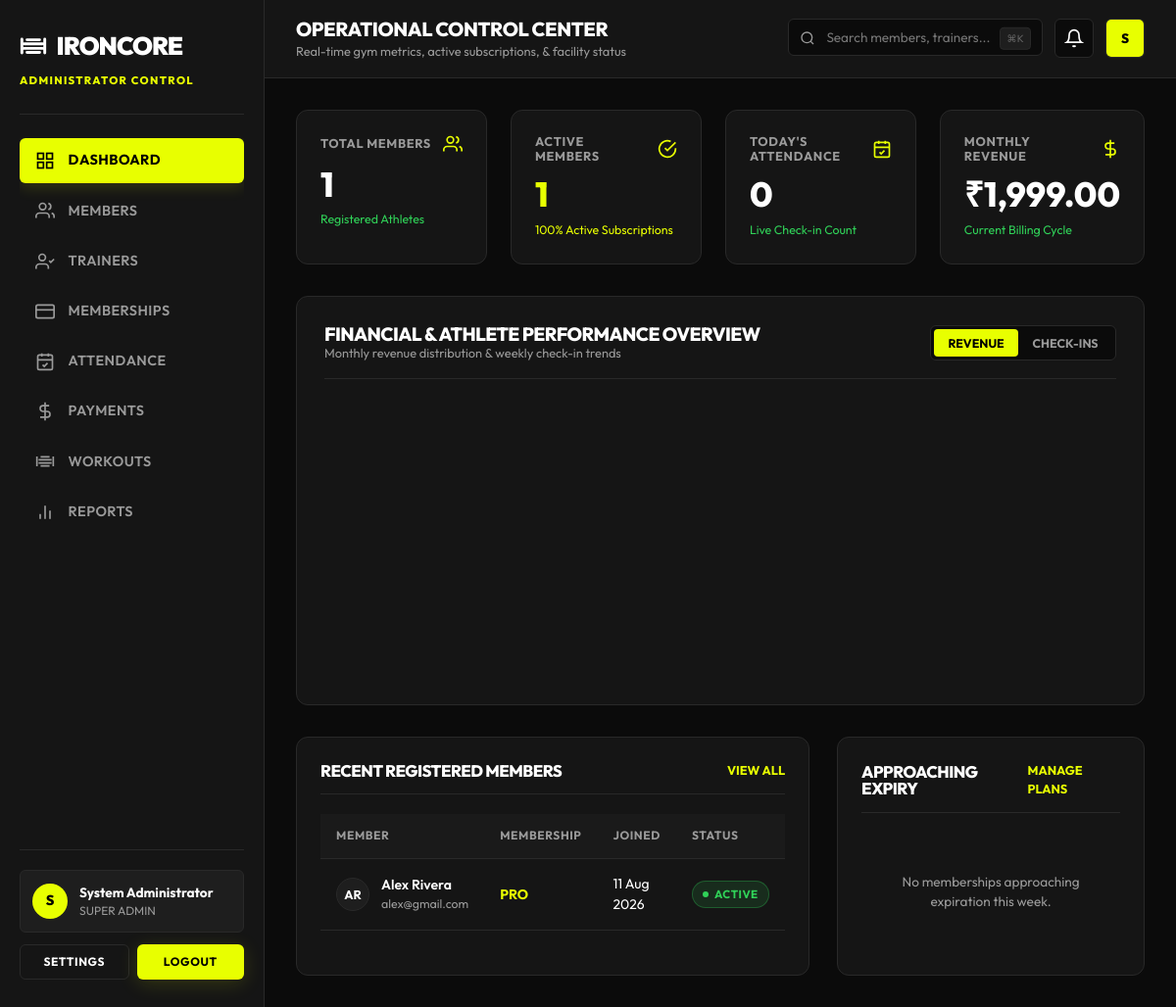
/admin/index.php (signed in), run on the app's committed database.
### tables this page shows
CREATE TABLE IF NOT EXISTS `members` (
    `id` INT AUTO_INCREMENT PRIMARY KEY,
    `user_id` INT NOT NULL UNIQUE,
    `assigned_trainer_id` INT NULL,
    `phone` VARCHAR(20) NULL,
    `emergency_contact` VARCHAR(100) NULL,
    `gender` ENUM('male', 'female', 'other') NULL,
    `dob` DATE NULL,
    `address` TEXT NULL,
    `join_date` DATE NOT NULL,
    `created_at` TIMESTAMP DEFAULT CURRENT_TIMESTAMP,
    FOREIGN KEY (`user_id`) REFERENCES `users`(`id`) ON DELETE CASCADE,
    FOREIGN KEY (`assigned_trainer_id`) REFERENCES `trainers`(`id`) ON DELETE SET NULL,
    INDEX `idx_assigned_trainer` (`assigned_trainer_id`)
);

CREATE TABLE IF NOT EXISTS `users` (
    `id` INT AUTO_INCREMENT PRIMARY KEY,
    `full_name` VARCHAR(100) NOT NULL,
    `username` VARCHAR(50) NOT NULL UNIQUE,
    `email` VARCHAR(150) NOT NULL UNIQUE,
    `password_hash` VARCHAR(255) NOT NULL,
    `role` ENUM('admin', 'trainer', 'member') NOT NULL DEFAULT 'member',
    `avatar` VARCHAR(255) NULL,
    `status` ENUM('active', 'inactive', 'suspended') NOT NULL DEFAULT 'active',
    `created_at` TIMESTAMP DEFAULT CURRENT_TIMESTAMP,
    `updated_at` TIMESTAMP DEFAULT CURRENT_TIMESTAMP ON UPDATE CURRENT_TIMESTAMP,
    INDEX `idx_username` (`username`),
    INDEX `idx_email` (`email`),
    INDEX `idx_role` (`role`)
);

### public/admin/index.php (called while the page is built, shortened)
<?php
require_once __DIR__ . '/../../app/views/admin/index.php';

### app/config/database.php (called while the page is built, shortened)
<?php
class Database {
    private static ?PDO $instance = null;
    public static function getInstance(): PDO {
        if (self::$instance === null) {
            $host = getenv('DB_HOST') ?: '127.0.0.1';
            $port = getenv('DB_PORT') ?: '3306';
            $db   = getenv('DB_NAME') ?: 'ironcore_gym';
            $user = getenv('DB_USER') ?: 'root';
            $pass = getenv('DB_PASS') ?: '';
            $charset = 'utf8mb4';
            $dsn = "mysql:host={$host};port={$port};dbname={$db};charset={$charset}";
            $options = [
                PDO::ATTR_ERRMODE            => PDO::ERRMODE_EXCEPTION,
                PDO::ATTR_DEFAULT_FETCH_MODE => PDO::FETCH_ASSOC,
                PDO::ATTR_EMULATE_PREPARES   => false,
            ];
            try {
                self::$instance = new PDO($dsn, $user, $pass, $options);
            } catch (PDOException $e) {
                if (defined('STORAGE_PATH')) {
                    error_log("[" . date('Y-m-d H:i:s') . "] DB Connection Error: " . $e->getMessage() . "\n", 3, STORAGE_PATH . '/logs/app.log');
                }
                if (APP_DEBUG) {
                    throw new Exception("Database Connection Failed: " . $e->getMessage());
                } else {
                    die("Database connection error. Please contact system administrator.");
                }
            }
        }
        return self::$instance;
    }
}

### app/services/GymManagementService.php (called while the page is built, shortened)
<?php
require_once __DIR__ . '/../config/database.php';
class GymManagementService {
    private PDO $db;
    public function __construct() {
        $this->db = Database::getInstance();
    }
    public function dashboardStats(): array {
        $totalMembers = (int) $this->db->query("SELECT COUNT(*) FROM members")->fetchColumn();
        $activeMembers = (int) $this->db->query("
            SELECT COUNT(*) FROM members m
            JOIN users u ON u.id = m.user_id
            WHERE u.status = 'active'
        ")->fetchColumn();
        $todayAttendance = (int) $this->db->query("
            SELECT COUNT(*) FROM attendance
            WHERE date = CURDATE()
        ")->fetchColumn();
        $rawRevenue = (float) $this->db->query("
            SELECT COALESCE(SUM(amount), 0) FROM payments
            WHERE status = 'paid'
            AND MONTH(payment_date) = MONTH(CURDATE())
            AND YEAR(payment_date) = YEAR(CURDATE())
        ")->fetchColumn();
        $formattedRevenue = ($rawRevenue >= 100000)
            ? number_format($rawRevenue / 100000, 2) . 'L'
            : number_format($rawRevenue, 2);
        $activePct = ($totalMembers > 0) ? round(($activeMembers / $totalMembers) * 100, 1) : 0;
        return [
            'total_members'     => $totalMembers,
            'active_members'    => $activeMembers,
            'today_attendance'  => $todayAttendance,
            'monthly_revenue'   => $formattedRevenue,
            'monthly_revenue_raw' => $rawRevenue,
            'active_pct'        => $activePct
        ];
    }
    public function recentMembers(int $limit = 5): array {
        $stmt = $this->db->prepare("
            SELECT m.id, m.user_id, m.phone, m.join_date, u.full_name, u.email, u.status,
                   p.title as plan_title, s.status as subscription_status
            FROM members m
            JOIN users u ON u.id = m.user_id
            LEFT JOIN subscriptions s ON s.member_id = m.id AND s.id = (
                SELECT MAX(s2.id) FROM subscriptions s2 WHERE s2.member_id = m.id
            )
            LEFT JOIN membership_plans p ON p.id = s.plan_id
            ORDER BY m.id DESC
            LIMIT :lim
        ");
        $stmt->bindValue(':lim', $limit, PDO::PARAM_INT);
        $stmt->execute();
        return $stmt->fetchAll();
    }
}

### app/helpers/security.php (called while the page is built, shortened)
<?php
if (!function_exists('e')) {
    function e(?string $string): string {
        return htmlspecialchars($string ?? '', ENT_QUOTES | ENT_SUBSTITUTE, 'UTF-8');
    }
}

### app/views/admin/index.php (the view, shortened to what this page needs)
<?php
require_once __DIR__ . '/../../helpers/security.php';
require_once __DIR__ . '/../../services/GymManagementService.php';
$svc = new GymManagementService();
$stats = $svc->dashboardStats();
$recentMembers = $svc->recentMembers(5);
?>
<!DOCTYPE html>
<html lang="en">
<head>
  <link rel="stylesheet" href="/assets/css/style.css">
  <link rel="stylesheet" href="/assets/css/dashboard.css">
  <link rel="stylesheet" href="/assets/css/responsive.css">
</head>
<body style="background-color: var(--color-bg);">
  <div class="dashboard-shell">
    <?php
    require_once __DIR__ . '/../layouts/admin_nav.php';
    ?>
      <main class="dashboard-body">
        <section class="kpi-grid">
          <div class="kpi-card">
            <div class="kpi-header">
              <span class="kpi-title">Total Members</span>
              <svg class="kpi-icon" viewBox="0 0 24 24" fill="none" stroke="currentColor" stroke-width="2"><path d="M17 21v-2a4 4 0 0 0-4-4H5a4 4 0 0 0-4 4v2"/><circle cx="9" cy="7" r="4"/><path d="M23 21v-2a4 4 0 0 0-3-3.87"/><path d="M16 3.13a4 4 0 0 1 0 7.75"/></svg>
            </div>
            <div class="kpi-value"><?= e($stats['total_members']) ?></div>
            <div class="kpi-foot">
              <span>Registered Athletes</span>
            </div>
          </div>
          <div class="kpi-card">
            <div class="kpi-header">
              <span class="kpi-title">Active Members</span>
              <svg class="kpi-icon" viewBox="0 0 24 24" fill="none" stroke="currentColor" stroke-width="2"><path d="M22 11.08V12a10 10 0 1 1-5.93-9.14"/><polyline points="22 4 12 14.01 9 11.01"/></svg>
            </div>
            <div class="kpi-value" style="color: var(--color-accent);"><?= e($stats['active_members']) ?></div>
            <div class="kpi-foot" style="color: var(--color-accent);">
              <span><?= e($stats['active_pct']) ?>% Active Subscriptions</span>
            </div>
          </div>
          <div class="kpi-card">
            <div class="kpi-header">
              <span class="kpi-title">Today's Attendance</span>
              <svg class="kpi-icon" viewBox="0 0 24 24" fill="none" stroke="currentColor" stroke-width="2"><rect x="3" y="4" width="18" height="18" rx="2"/><path d="M16 2v4M8 2v4M3 10h18"/><polyline points="9 16 11 18 15 14"/></svg>
            </div>
            <div class="kpi-value"><?= e($stats['today_attendance']) ?></div>
            <div class="kpi-foot">
              <span>Live Check-in Count</span>
            </div>
          </div>
          <div class="kpi-card">
            <div class="kpi-header">
              <span class="kpi-title">Monthly Revenue</span>
              <svg class="kpi-icon" viewBox="0 0 24 24" fill="none" stroke="currentColor" stroke-width="2"><line x1="12" y1="1" x2="12" y2="23"/><path d="M17 5H9.5a3.5 3.5 0 0 0 0 7h5a3.5 3.5 0 0 1 0 7H6"/></svg>
            </div>
            <div class="kpi-value">₹<?= e($stats['monthly_revenue']) ?></div>
            <div class="kpi-foot">
              <span>Current Billing Cycle</span>
            </div>
          </div>
        </section>
        <section class="chart-section-card">
          <div class="chart-card-header">
            <div class="chart-title-area">
              <h2>FINANCIAL & ATHLETE PERFORMANCE OVERVIEW</h2>
              <p>Monthly revenue distribution & weekly check-in trends</p>
            </div>
            <div class="chart-controls">
              <div class="chart-view-switch">
                <button class="switch-btn active" data-view="revenue">REVENUE</button>
                <button class="switch-btn" data-view="attendance">CHECK-INS</button>
              </div>
            </div>
          </div>
          <div class="svg-chart-wrapper" id="admin-chart-svg">
          </div>
        </section>
        <div class="dashboard-split-grid">
          <section class="panel-card">
            <div class="panel-header">
              <h3>RECENT REGISTERED MEMBERS</h3>
              <a href="/admin/members.php" class="panel-link">View All</a>
            </div>
            <div class="table-responsive">
              <table class="data-table">
                <thead>
                  <tr>
                    <th>Member</th>
                    <th>Membership</th>
                    <th>Joined</th>
                    <th>Status</th>
                  </tr>
                </thead>
                <tbody>
                  <?php if (!empty($recentMembers)): ?>
                    <?php foreach ($recentMembers as $rm):
                      $initials = '';
                      $parts = explode(' ', trim($rm['full_name']));
                      foreach ($parts as $p) { if (!empty($p)) $initials .= strtoupper($p[0]); }
                      $initials = substr($initials ?: 'MB', 0, 2);
                      $planTitle = strtoupper($rm['plan_title'] ?? 'NO PLAN');
                      $planColor = str_contains($planTitle, 'PRO') ? 'var(--color-accent)' : (str_contains($planTitle, 'ELITE') ? '#FFF' : 'var(--color-text-muted)');
                      $status = strtolower($rm['status'] ?? 'active');
                      $pillClass = ($status === 'expired' || $status === 'inactive' || $status === 'suspended') ? $status : 'active';
                    ?>
                    <tr>
                      <td>
                        <div class="member-cell">
                          <div class="member-avatar"><?= e($initials) ?></div>
                          <div>
                            <div class="member-info-name"><?= e($rm['full_name']) ?></div>
                            <div class="member-info-email"><?= e($rm['email']) ?></div>
                          </div>
                        </div>
                      </td>
                      <td><span style="font-weight: 700; color: <?= $planColor ?>;"><?= e($planTitle) ?></span></td>
                      <td><?= e(date('d M Y', strtotime($rm['join_date'] ?? 'now'))) ?></td>
                      <td><span class="status-pill <?= e($pillClass) ?>"><span class="status-dot-sm"></span> <?= e(ucfirst($status)) ?></span></td>
                    </tr>
                    <?php endforeach; ?>
                  <?php else: ?>
                    <tr><td colspan="4" style="text-align: center; padding: 2rem; color: var(--color-text-muted);">No members registered yet.</td></tr>
                  <?php endif; ?>
                </tbody>
              </table>
            </div>
          </section>
          <section class="panel-card">
            <div class="panel-header">
              <h3>APPROACHING EXPIRY</h3>
              <a href="/admin/memberships.php" class="panel-link">Manage Plans</a>
            </div>
            <ul class="expiry-list">
              <?php if (!empty($expiries)): ?>
                <?php foreach ($expiries as $ex):
                  $daysLeft = (int) $ex['days_left'];
                  $pillClass = ($daysLeft <= 2) ? 'danger' : 'warning';
                  $label = ($daysLeft === 0) ? 'Today' : (($daysLeft === 1) ? 'Tomorrow' : "In {$daysLeft} Days");
                ?>
                <li class="expiry-item">
                  <div>
                    <div class="expiry-user-title"><?= e($ex['full_name']) ?></div>
                    <div class="expiry-user-sub"><?= e($ex['plan_title']) ?> • Expires <?= e(date('M d, Y', strtotime($ex['end_date']))) ?></div>
                  </div>
                  <div style="text-align: right;">
                    <span class="status-pill <?= $pillClass ?>" style="margin-bottom: 0.35rem; display: inline-block;"><?= e($label) ?></span>
                    <div><a href="/admin/memberships.php" style="font-size: 0.75rem; font-weight: 700; color: var(--color-accent);">MANAGE</a></div>
                  </div>
                </li>
                <?php endforeach; ?>
              <?php else: ?>
                <li style="text-align: center; padding: 2.5rem 1rem; color: var(--color-text-muted); font-size: 0.85rem;">
                  No memberships approaching expiration this week.
                </li>
              <?php endif; ?>
            </ul>
          </section>
        </div>
      </main>
    </div>
  </div>
</body>
</html>

### public/assets/css/style.css (style rules this page uses)
:root { --color-bg: #0B0B0B; --color-surface: #151515; --color-surface-elevated: #1E1E1E; --color-surface-card: #181818; --color-accent: #E8FF00; --color-accent-hover: #D6EC00; --color-accent-glow: rgba(232, 255, 0, 0.15); --color-text-main: #FFFFFF; --color-text-muted: #9A9A9A; --color-text-dim: #666666; --color-border: #292929; --color-border-hover: #3D3D3D; --color-danger: #FF453A; --color-success: #30D158; --font-main: 'Outfit', -apple-system, BlinkMacSystemFont, 'Segoe UI', Roboto, sans-serif; --font-heading: 'Outfit', 'Syne', sans-serif; --space-xs: 0.5rem; --space-sm: 1rem; --space-md: 1.5rem; --space-lg: 2.5rem; --space-xl: 4rem; --space-2xl: 6rem; --container-max: 1280px; --header-height: 80px; --radius-sm: 6px; --radius-md: 12px; --radius-lg: 20px; --radius-full: 9999px; --transition-fast: 0.2s cubic-bezier(0.16, 1, 0.3, 1); --transition-normal: 0.35s cubic-bezier(0.16, 1, 0.3, 1); --transition-bounce: 0.5s cubic-bezier(0.34, 1.56, 0.64, 1); }
*, *::before, *::after { box-sizing: border-box; margin: 0; padding: 0; }
html { font-family: var(--font-main); background-color: var(--color-bg); color: var(--color-text-main); scroll-behavior: smooth; font-size: 16px; -webkit-font-smoothing: antialiased; -moz-osx-font-smoothing: grayscale; }
body { min-height: 100vh; line-height: 1.5; overflow-x: hidden; background-color: var(--color-bg); }
img, svg { max-width: 100%; height: auto; display: block; }
a { color: inherit; text-decoration: none; transition: color var(--transition-fast); }
button, input, select, textarea { font-family: inherit; font-size: inherit; color: inherit; background: none; border: none; outline: none; }
button { cursor: pointer; }
h1, h2, h3, h4, h5, h6 { font-family: var(--font-heading); font-weight: 800; line-height: 1.05; letter-spacing: -0.03em; text-transform: uppercase; }

### data on the page
members: initials "AR", user.full_name "Alex Rivera", user.email "alex@gmail.com", planTitle "PRO", join_date "11 Aug 2026", user.status "ACTIVE"

### other printed values
$adminInitial "S"
$adminName "System Administrator"
$pageTitle "OPERATIONAL CONTROL CENTER"
$pageSubtitle "Real-time gym metrics, active subscriptions, & facility status"
$stats['total_members'] "1"
$stats['active_members'] "1"
$stats['active_pct'] "100"
$stats['today_attendance'] "0"
$stats['monthly_revenue'] "1,999.00"
